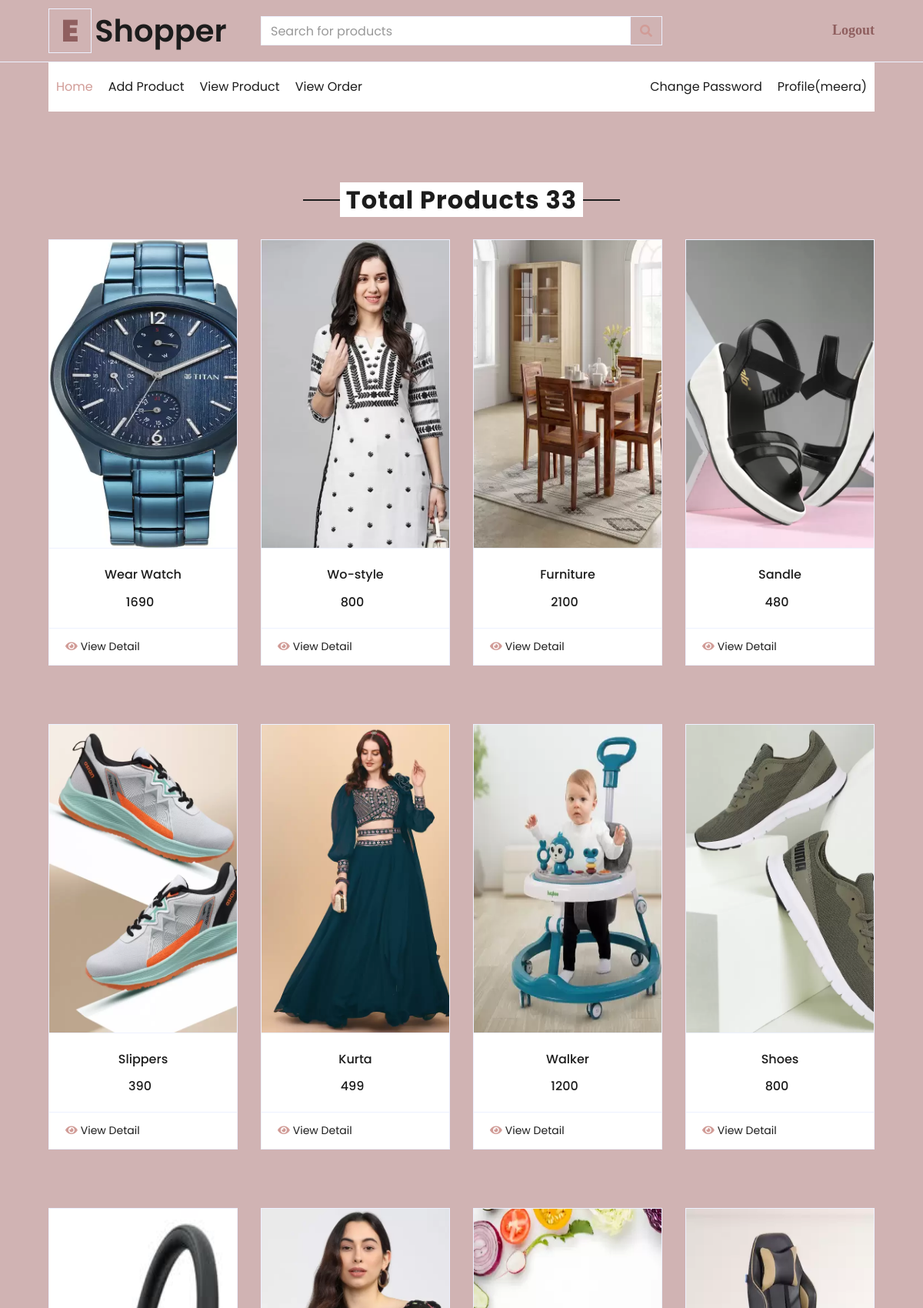
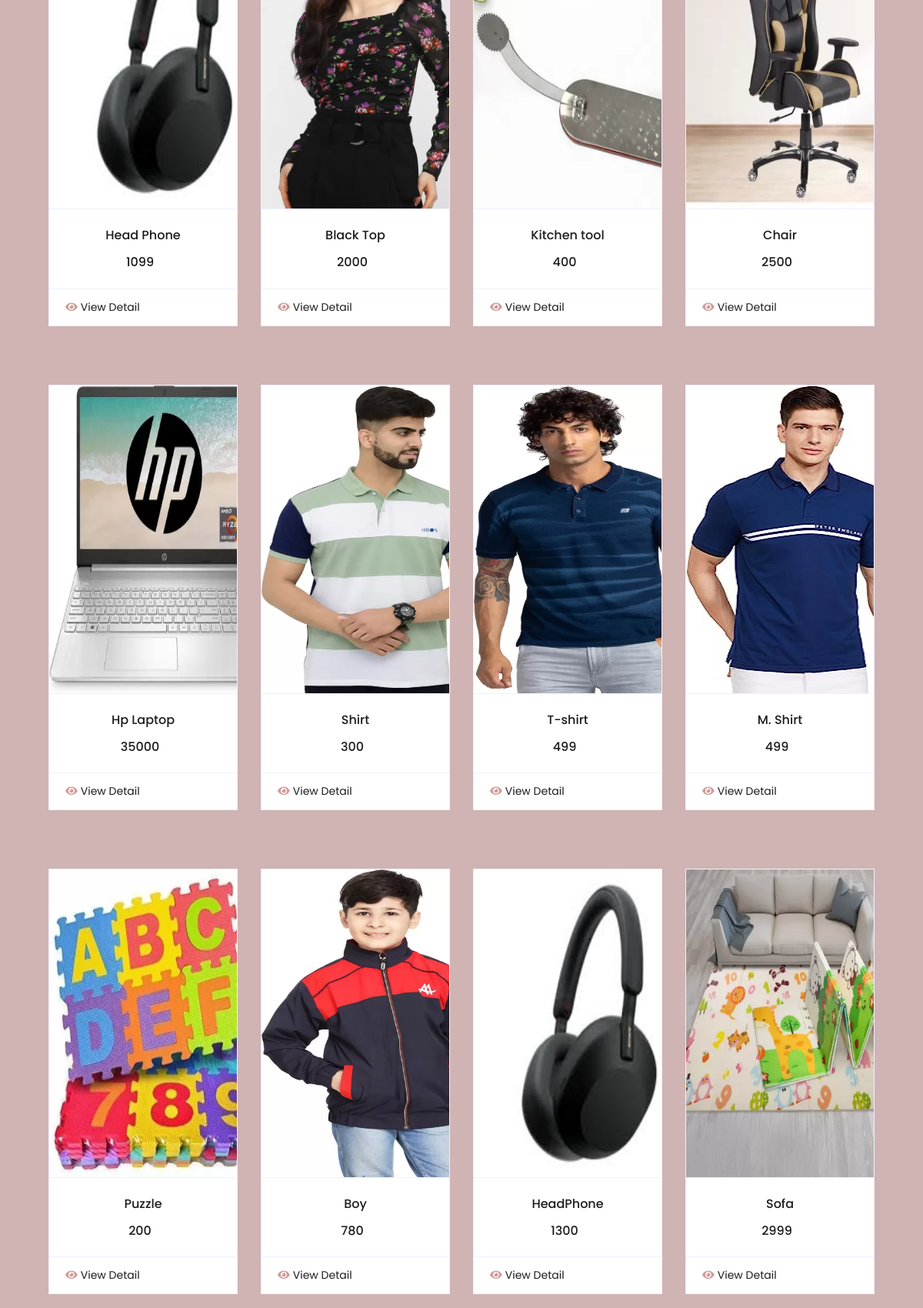
The app's page /seller-view-product/ (signed in, upper part) with its own data (2 pictures, top to bottom).
### app/models.py (models this page shows, shortened)
class User(models.Model):
    fname=models.CharField(max_length=100)
    lname=models.CharField(max_length=100)
    email=models.EmailField()
    mobile=models.PositiveIntegerField()
    address=models.CharField(max_length=100)
    zipcode=models.PositiveIntegerField()
    password=models.CharField(max_length=100) # confirm password only in html and view page not neewd to make coloumn
    profile=models.ImageField(upload_to='profile/',default="")
    usertype=models.CharField(max_length=100,default="buyer")

class Product(models.Model):
    seller=models.ForeignKey(User,on_delete=models.CASCADE)
    choice1=(
        ("Men","Men"),
        ("Women","Women"),
        ("Kids","kids"),
        ("Accessories","Accessories"),
        ("Shoes","Shoes"),
        ("Goggles","Goggles"),
        ("Makeup","Makeup"),
        ("Furniture","Sandals"),
        ("Party Bulb","Party Bulb"),
        ("Kitchen tools","Kitchen tools"),
        )
    product_category=models.CharField(max_length=100,choices=choice1)
    product_name=models.CharField(max_length=100)
    product_price=models.PositiveIntegerField()
    product_desc=models.TextField()
    product_image=models.ImageField(upload_to="product_image",default="")

### app/views.py (the view)
# urls.py: path('seller-view-product/',views.seller_view_product,name='seller-view-product'),
def seller_view_product(request):
    seller=User.objects.get(email=request.session['email'])
    products=Product.objects.filter(seller=seller)
    return render(request,'seller-view-product.html',{'products':products})

### app/templates/seller-view-product.html (shortened to what this page needs)
{% extends 'seller-header.html' %}
{% load static %}
{% block content %}
<!DOCTYPE html>
<html lang="en">
<head>
</head>
<body>
    <div class="container-fluid pt-5">
        <div class="text-center mb-4">
            <h2 class="section-title px-5"><span class="px-2">Total Products  {{products.count}}</span></h2>
        </div>
        <div class="row px-xl-5 pb-3">
            {%for i in products %}
            <div class="col-lg-3 col-md-6 col-sm-12 pb-1">
                <div class="card product-item border-0 mb-4">
                    <div class="card-header product-img position-relative overflow-hidden bg-transparent border p-0">
                        <img src="{{i.product_image.url}}" class="img-fluid w-100"  alt="{{i.product_name}}" style=" max-width:300px; max-height:400px; min-width:300px; min-height:400px;">
                    </div>
                    <div class="card-body border-left border-right text-center p-0 pt-4 pb-3">
                        <h6 class="text-truncate mb-3">{{i.product_name}}</h6>
                        <div class="d-flex justify-content-center">
                            <h6>{{i.product_price}}</h6><h6 class="text-muted ml-2"><del></del></h6>
                        </div>
                    </div>
                    <div class="card-footer d-flex justify-content-between bg-light border">
                        <a href="{% url 'seller-view-detail' pk=i.pk %}" class="btn btn-sm text-dark p-0"><i class="fas fa-eye text-primary mr-1"></i>View Detail</a>
                    </div>
                </div>
                <br><br>
            </div>
            {%endfor%}
        </div>
    </div>
</body>
</html>
{% endblock %}

### app/templates/seller-header.html (shortened to what this page needs)
{% load static %}
<!DOCTYPE html>
<html lang="en">
<head>
    <link href="https://cdnjs.cloudflare.com/ajax/libs/font-awesome/5.10.0/css/all.min.css" rel="stylesheet">
    <link href="{% static 'lib/owlcarousel/assets/owl.carousel.min.css' %}" rel="stylesheet">
    <link href="{% static 'css/style.css' %}" rel="stylesheet">
</head>
<body>
    <div class="container-fluid">
        <div class="row align-items-center py-3 px-xl-5">
            <div class="col-lg-3 d-none d-lg-block">
                <a href="" class="text-decoration-none">
                    <h1 class="m-0 display-5 font-weight-semi-bold"><span class="text-primary font-weight-bold border px-3 mr-1"><b style="color: rgb(143, 95, 95);">E</b></span>Shopper</h1>
                </a>
            </div>
            <div class="col-lg-6 col-6 text-left">
                <form action="">
                    <div class="input-group">
                        <input type="text" class="form-control" placeholder="Search for products">
                        <div class="input-group-append">
                            <span class="input-group-text bg-transparent text-primary">
                                <i class="fa fa-search"></i>
                            </span>
                        </div>
                    </div>
                </form>
            </div>
            <div class="col-lg-3 col-6 text-right">
                    <a style="color: rgb(143, 95, 95); font-size: large;" href="{% url 'logout' %}" class="fa fa-sign-out">Logout</a>
            </div>
        </div>
    </div>
    <div class="container-fluid mb-5">
        <div class="row border-top px-xl-5">
            <div class="col-lg-12">
                <nav class="navbar navbar-expand-lg bg-light navbar-light py-3 py-lg-0 px-0">
                    <div class="collapse navbar-collapse justify-content-between" id="navbarCollapse">
                        <div class="navbar-nav mr-auto py-0">
                            <a href="{% url 'seller-index' %}" class="nav-item nav-link active">Home</a>
                            <a href="{% url 'seller-add-product' %}" class="nav-item nav-link">Add Product</a>
                            <a href="{% url 'seller-view-product' %}" class="nav-item nav-link">View Product</a>
                            <a href="{% url 'seller-view-order' %}" class="nav-item nav-link">View Order</a>
                        </div>
                        <div class="navbar-nav ml-auto py-0">
                            {% if request.session.email %}
                            <a href="{% url 'change-password' %}" class="nav-item nav-link">Change Password</a>
                            <a href="{% url 'profile' %}" class="nav-item nav-link">Profile({{request.session.fname}})</a>
                            {% else %}
                            <a href="{% url 'login' %}" class="nav-item nav-link">Login</a>
                            <a href="{% url 'signup' %}" class="nav-item nav-link">Sign Up</a>
                            {% endif %}
                        </div>
                    </div>
                </nav>
            </div>
        </div>
    </div>
    {% block content%}
    {% endblock %}
</body>
</html>

### app/templates/seller-view-product.html (style rules this page uses)
body { background-image: url("paper.gif"); background-color: rgb(208, 179, 179); ; }

### records on screen
User: session.fname "meera"
Product: product_image (picture), product_name "Wear Watch", product_price "1690"
Product: product_image (picture), product_name "Wo-style", product_price "800"
Product: product_image (picture), product_name "Furniture", product_price "2100"
Product: product_image (picture), product_name "Sandle", product_price "480"
Product: product_image (picture), product_name "Slippers", product_price "390"
Product: product_image (picture), product_name "Kurta", product_price "499"
Product: product_image (picture), product_name "Walker", product_price "1200"
Product: product_image (picture), product_name "Shoes", product_price "800"
Product: product_image (picture), product_name "Head Phone", product_price "1099"
Product: product_image (picture), product_name "Black Top", product_price "2000"
Product: product_image (picture), product_name "Kitchen tool", product_price "400"
Product: product_image (picture), product_name "Chair", product_price "2500"
Product: product_image (picture), product_name "Hp Laptop", product_price "35000"
Product: product_image (picture), product_name "Shirt", product_price "300"
Product: product_image (picture), product_name "T-shirt", product_price "499"
Product: product_image (picture), product_name "M. Shirt", product_price "499"
Product: product_image (picture), product_name "Puzzle", product_price "200"
Product: product_image (picture), product_name "Boy", product_price "780"
Product: product_image (picture), product_name "HeadPhone", product_price "1300"
Product: product_image (picture), product_name "Sofa", product_price "2999"

### other values on screen
{{ products.count }} "33"
